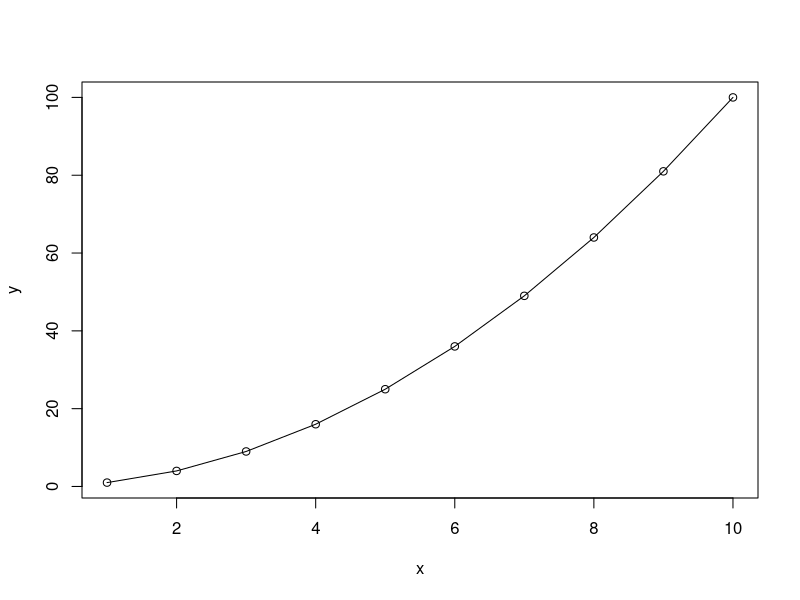

This figure's R source:
## ---- chunk 1
x<-1:10; y=x*x
plot(x, y, type="o")
